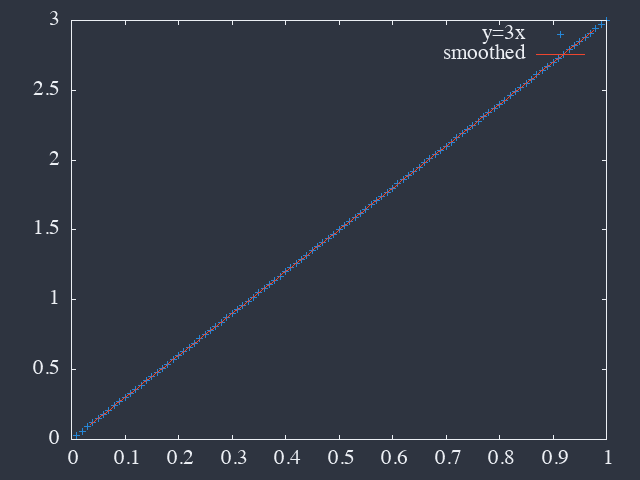

The gnuplot source for this figure:
set terminal dumb ansi256
plot "linear.dat" title "y=3x", "linear-smooth6.dat" w l title "smoothed"

call '../../scripts/set-png.gp' 'linear.png'
